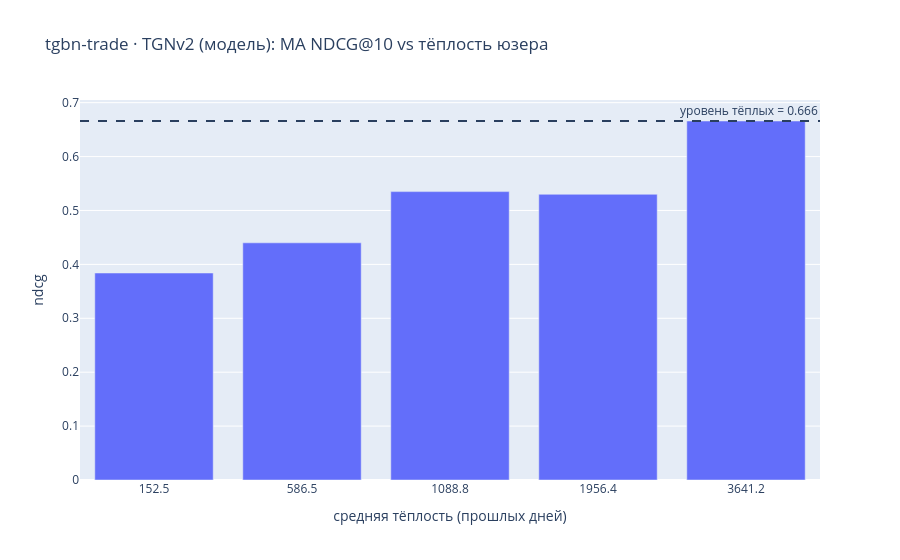

Here is the notebook cell this chart was saved with:
### Code cell
# Модельный headroom на trade (реальный пайплайн, сопоставим с P0/статьёй)
def model_df(out, train_src):
    hist = (pl.DataFrame({"user": np.asarray(train_src)}).group_by("user")
              .agg(pl.len().alias("warmth")))
    rows = []
    for blk in out:
        yt, yp, us = blk["y_true"], blk["y_pred"], blk["users"]
        for i in range(len(us)):
            if yt[i].sum() > 0:
                rows.append((int(us[i]), float(ndcg_score(yt[i:i+1], yp[i:i+1], k=10))))
    df = pl.DataFrame(rows, schema=["user", "ndcg"], orient="row")
    return df.join(hist, on="user", how="left").with_columns(pl.col("warmth").fill_null(0))

df_model = model_df(m_test, data.src[dataset.train_mask].cpu().numpy())
print(f"trade TGNv2 test NDCG@10 = {df_model['ndcg'].mean():.3f}  (P0 d=256/20эп: 0.646; paper full: 0.735)\n")
res_trade_model = headroom(df_model, "tgbn-trade · TGNv2 (модель)")

### Figure 1 — Plotly figure (JSON) as saved in the notebook; plotly's stock layout.template omitted (floating-point values rounded to 4 significant figures)
{"data": [{"hovertemplate": "средняя тёплость (прошлых дней)=%{x}<br>ndcg=%{y}<extra></extra>", "legendgroup": "", "marker": {"color": "#636efa", "pattern": {"shape": ""}}, "name": "", "orientation": "v", "showlegend": false, "textposition": "auto", "type": "bar", "x": ["152.5", "586.5", "1088.8", "1956.4", "3641.2"], "xaxis": "x", "y": [0.384, 0.44, 0.535, 0.53, 0.666], "yaxis": "y"}], "layout": {"annotations": [{"showarrow": false, "text": "уровень тёплых = 0.666", "x": 1, "xanchor": "right", "xref": "x domain", "y": 0.666, "yanchor": "bottom", "yref": "y"}], "barmode": "relative", "legend": {"tracegroupgap": 0}, "shapes": [{"line": {"dash": "dash"}, "type": "line", "x0": 0, "x1": 1, "xref": "x domain", "y0": 0.666, "y1": 0.666, "yref": "y"}], "title": {"text": "tgbn-trade · TGNv2 (модель): MA NDCG@10 vs тёплость юзера"}, "xaxis": {"anchor": "y", "domain": [0, 1], "title": {"text": "средняя тёплость (прошлых дней)"}}, "yaxis": {"anchor": "x", "domain": [0, 1], "title": {"text": "ndcg"}}}}
